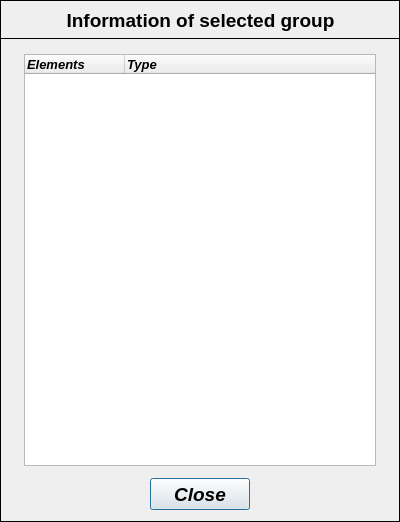
<?xml version="1.0" encoding="UTF-8"?>
<ui version="4.0">
 <class>Dialog</class>
 <widget class="QDialog" name="Dialog">
  <property name="geometry">
   <rect>
    <x>0</x>
    <y>0</y>
    <width>400</width>
    <height>522</height>
   </rect>
  </property>
  <property name="minimumSize">
   <size>
    <width>400</width>
    <height>522</height>
   </size>
  </property>
  <property name="maximumSize">
   <size>
    <width>400</width>
    <height>522</height>
   </size>
  </property>
  <property name="windowTitle">
   <string>Information of selected group</string>
  </property>
  <widget class="QFrame" name="frame">
   <property name="geometry">
    <rect>
     <x>0</x>
     <y>0</y>
     <width>400</width>
     <height>39</height>
    </rect>
   </property>
   <property name="minimumSize">
    <size>
     <width>400</width>
     <height>0</height>
    </size>
   </property>
   <property name="maximumSize">
    <size>
     <width>400</width>
     <height>16777215</height>
    </size>
   </property>
   <property name="frameShape">
    <enum>QFrame::Box</enum>
   </property>
   <property name="frameShadow">
    <enum>QFrame::Plain</enum>
   </property>
   <property name="lineWidth">
    <number>1</number>
   </property>
   <widget class="QLabel" name="label">
    <property name="geometry">
     <rect>
      <x>54</x>
      <y>4</y>
      <width>293</width>
      <height>33</height>
     </rect>
    </property>
    <property name="font">
     <font>
      <family>Arial</family>
      <pointsize>14</pointsize>
      <weight>75</weight>
      <italic>false</italic>
      <bold>true</bold>
     </font>
    </property>
    <property name="text">
     <string>Information of selected group</string>
    </property>
    <property name="textFormat">
     <enum>Qt::AutoText</enum>
    </property>
    <property name="alignment">
     <set>Qt::AlignCenter</set>
    </property>
   </widget>
  </widget>
  <widget class="QFrame" name="frame_2">
   <property name="geometry">
    <rect>
     <x>0</x>
     <y>38</y>
     <width>400</width>
     <height>484</height>
    </rect>
   </property>
   <property name="frameShape">
    <enum>QFrame::Box</enum>
   </property>
   <property name="frameShadow">
    <enum>QFrame::Plain</enum>
   </property>
   <widget class="QPushButton" name="pushButton_close">
    <property name="geometry">
     <rect>
      <x>150</x>
      <y>440</y>
      <width>100</width>
      <height>32</height>
     </rect>
    </property>
    <property name="minimumSize">
     <size>
      <width>100</width>
      <height>32</height>
     </size>
    </property>
    <property name="maximumSize">
     <size>
      <width>100</width>
      <height>32</height>
     </size>
    </property>
    <property name="font">
     <font>
      <family>Arial</family>
      <pointsize>14</pointsize>
      <weight>75</weight>
      <italic>true</italic>
      <bold>true</bold>
     </font>
    </property>
    <property name="text">
     <string>Close</string>
    </property>
   </widget>
   <widget class="QTreeWidget" name="treeWidget_group_info">
    <property name="geometry">
     <rect>
      <x>24</x>
      <y>16</y>
      <width>352</width>
      <height>412</height>
     </rect>
    </property>
    <property name="minimumSize">
     <size>
      <width>352</width>
      <height>370</height>
     </size>
    </property>
    <property name="maximumSize">
     <size>
      <width>352</width>
      <height>430</height>
     </size>
    </property>
    <property name="font">
     <font>
      <family>Arial</family>
      <pointsize>10</pointsize>
      <weight>75</weight>
      <italic>true</italic>
      <bold>true</bold>
     </font>
    </property>
    <column>
     <property name="text">
      <string>Elements</string>
     </property>
    </column>
    <column>
     <property name="text">
      <string>Type</string>
     </property>
    </column>
   </widget>
  </widget>
 </widget>
 <resources/>
 <connections/>
</ui>
